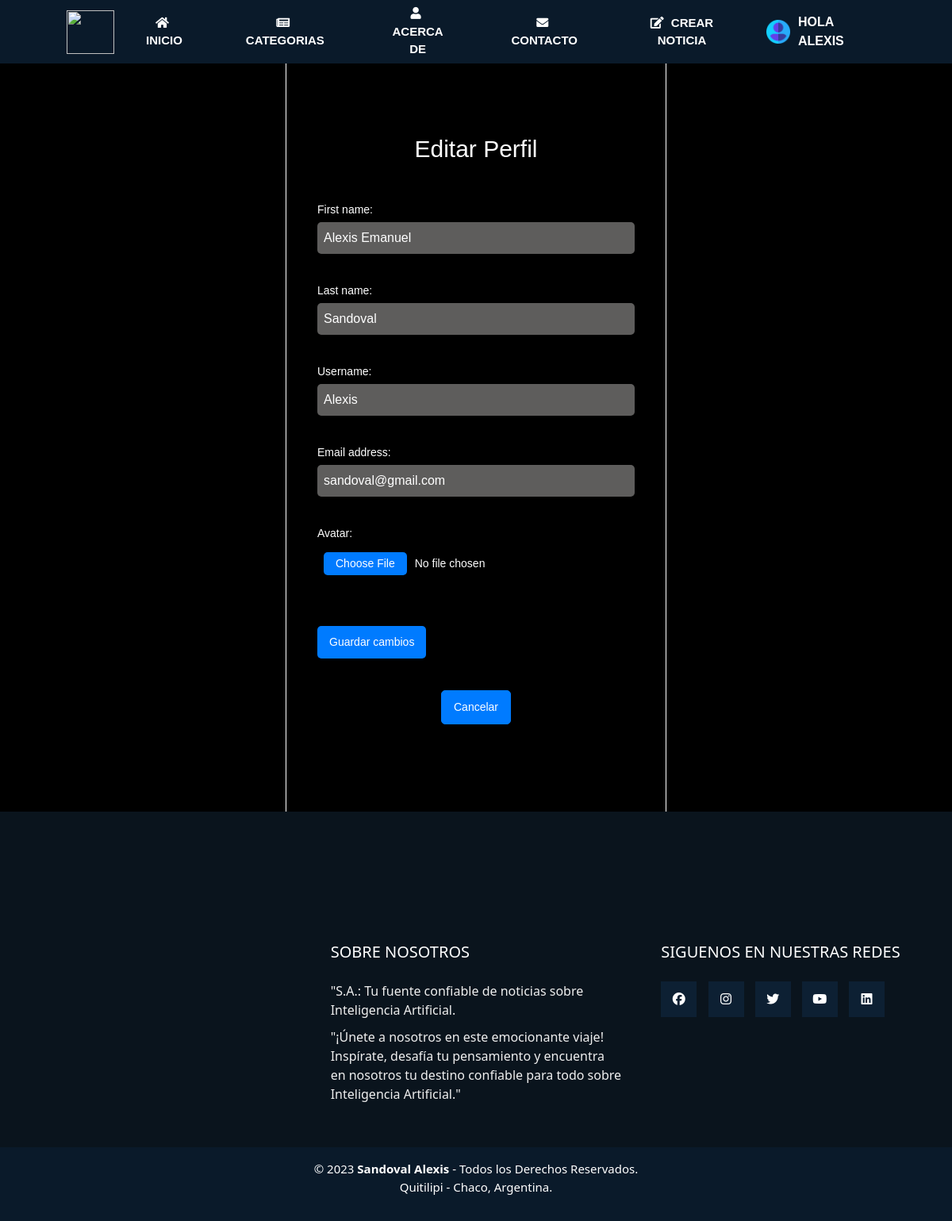
Page /Usuario/editar-perfil/ (signed in) on the committed database.
### apps/usuarios/models.py (models this page shows)
class Usuario(AbstractUser):
    avatar = models.ImageField(upload_to='avatars/', null=True, blank=True)

### apps/usuarios/views.py (the view)
# urls.py: path('editar-perfil/', views.editar_perfil, name='editar_perfil'),
@login_required
def editar_perfil(request):
    if request.method == 'POST':
        usuario_form = UsuarioForm(request.POST, instance=request.user)
        if usuario_form.is_valid():
            usuario = usuario_form.save(commit=False)
            usuario.save()
            messages.success(request, 'Tu perfil ha sido actualizado con éxito.')
            return redirect('home')
        else:
            messages.error(request, 'Por favor, corrige los errores a continuación.')
    else:
        usuario_form = UsuarioForm(instance=request.user)
    return render(request, 'usuarios/editar_perfil.html', {'usuario_form': usuario_form})

### apps/usuarios/forms.py
class UsuarioForm(forms.ModelForm):
    class Meta:
        model = Usuario
        fields = ['first_name', 'last_name', 'username', 'email', 'avatar']

### templates/usuarios/editar_perfil.html (shortened to what this page needs)
{% extends 'base.html' %}
{% block contenido %}
<div class="editar-perfil">
  <h2>Editar Perfil</h2>
  <form method="post" enctype="multipart/form-data" class="perfil-form">
    {{ usuario_form.as_p }}
    <button type="submit">Guardar cambios</button>
  </form>
  <a href="{% url 'usuarios:mi_cuenta' %}" class="cancelar">Cancelar</a>
</div>
{% endblock contenido %}

### templates/base.html (shortened to what this page needs)
{% load static %}
<!DOCTYPE html>
<html>
<head>
	<link rel="stylesheet" href="fontawesome/fontawesome-free-6.5.1-web/css/all.css">
	<link rel="stylesheet" href="https://cdnjs.cloudflare.com/ajax/libs/font-awesome/5.15.3/css/all.min.css"
 />
	<link rel="stylesheet" type="text/css" href="{% static 'main.css' %}">
	<link rel="stylesheet" href="https://cdn.jsdelivr.net/npm/bootstrap@5.3.2/dist/css/bootstrap.min.css">
</head>
<body>
	<header>
		<nav>
			<img href="{% url 'home' %}" src="{% static 'img/logo-sa.png' %}" width="60px" height="55px">
			<div class="menu">
				<ul class="list">
					<li><a href="{% url 'home' %}"><i class="fas fa-home" style="margin-right: 5px;"></i> Inicio</a></li>
					<li><a href="{% url 'noticias:listar' %}"><i class="fas fa-newspaper" style="margin-right: 5px;"></i> Categorias</a></li>
					<li><a href="{% url 'nosotros' %}"><i class="fas fa-user" style="margin-right: 5px;"></i> Acerca de</a></li>
					<li><a href="{% url 'contacto' %}"><i class="fas fa-envelope" style="margin-right: 5px;"></i> Contacto</a></li>
					{% if user.is_staff %}
                    	<li><a href="{% url 'noticias:crear_noticia' %}"><i class="fas fa-edit" style="margin-right: 5px;"></i> Crear Noticia</a></li>
                	{% endif %}
				</ul>
				<ul class="list1">
					<li class="user-dropdown">
						{% if user.is_authenticated %}
							<img src="{% static 'img/user.png' %}">
							<strong class="user" style="text-transform: uppercase;">Hola {{ user.username }}</strong>
						{% else %}
							<a href="{% url 'login' %}"><i class="fas fa-sign-in-alt" style="margin-right: 5px;"></i> INICIAR SESIÓN</a>
							<a href="{% url 'usuarios:registro' %}"><i class="fas fa-user-plus" style="margin-right: 5px;"></i> REGISTRARSE</a>
						{% endif %}
					</li>
				</ul>
			</div>
		</nav>
	</header>
	<div class="bloque">
	{% block contenido %}
	{% endblock contenido %}
	</div>
	<footer class="footer">
		<div class="cluster1">
			<div class="box">
				<figure>
				</figure>
			</div>
			<div class="box">
				<h2>SOBRE NOSOTROS</h2>
				<p>"S.A.: Tu fuente confiable de noticias sobre Inteligencia Artificial.</p>
				<p>
					"¡Únete a nosotros en este emocionante viaje! Inspírate, desafía tu
					pensamiento y encuentra en nosotros tu destino confiable para todo sobre Inteligencia Artificial."</p>
			</div>
			<div class="box">
				<h2>SIGUENOS EN NUESTRAS REDES</h2>
				<div class="red-social">
					<a href="#" class="fa fa-facebook"></a>
					<a href="#" class="fa fa-instagram"></a>
                    <a href="#" class="fa fa-twitter"></a>
                    <a href="#" class="fa fa-youtube"></a>
					<a href="#" class="fa fa-linkedin"></a>
				</div>
			</div>
		</div>
		<div class="cluster2">
			<small>&copy; 2023 <b>Sandoval Alexis</b> - Todos los Derechos Reservados.
			<p>Quitilipi - Chaco, Argentina.</p></small>
		</div>
	</footer>
</body>
</html>

### static/main.css (style rules this page uses)
* { margin: 0; padding: 0; box-sizing: border-box; }
body, html { height: 100%; overflow-x: hidden }
.bloque { padding: 0; padding-top: 80px; background-color: black; position: relative; }
nav { position: fixed; z-index: 10; left: 0; right: 0; top: 0; font-family: Arial, Helvetica, sans-serif; padding: 0 7%; height: 80px; background-color: #0a1a2a; display: flex; align-items: center; }
nav .menu { display: flex; width: 100%; justify-content: space-between; }
nav .list { list-style: none; margin: 0; padding: 0; display: flex; text-align: center; }
nav .list li { margin: 0 15px; display: flex; align-items: center; }
nav .list a { display: block; text-transform: uppercase; padding: 15px 25px; font-size: 15px; font-weight: bold; color: #ffffff; text-decoration: none; border-radius: 25px; }
nav .user { margin: 20px; color: white; }
nav .list1 { list-style: none; margin: 0; padding: 0; display: flex; justify-content: space-between; }
nav .list1 li { margin: 0 15px; display: flex; align-items: center; justify-content: space-between; }
nav .list1 img { width: 30px; height: 30px; margin-right: -10px; }
.user-dropdown { position: relative; }
.footer { width: 100%; background-color: #0a141d; }
footer .cluster1 { width: 100%; max-width: 1200px; margin: auto; display:grid; grid-template-columns: repeat(3, 1fr); grid-gap:50px; padding: 45px 0px; }
.footer .cluster1 .box figure { width: 100%; height: 100%; display: flex; align-items: center; }
.footer .cluster1 .box h2 { color: #fff; margin-bottom: 25px; font-size: 20px; margin-top: 120px; }
.footer .cluster1 .box p { color: #efefef; margin-bottom: 10px; }
.footer .cluster1 .red-social a { display: inline-block; text-decoration: none; width: 45px; height: 45px; line-height: 45px; color: #fff; margin-right: 10px; background-color: #0d2033; text-align: center; transition: all 300ms ease; }
.footer .cluster2 { background-color: #0a1a2a; padding: 15px 10px; text-align: center; color: #fff; }
.footer .cluster2 small { font-size: 15px; }
.editar-perfil { display: flex; flex-direction: column; align-items: center; justify-content: center; height: auto; font-family: Arial, Helvetica, sans-serif; padding-top: 90px; padding-bottom: 80px; position: relative; color: white; }
.editar-perfil h2 { font-size: 30px; }
.editar-perfil::before, .editar-perfil::after { content: ""; height: 100%; width: 1px; background-color: white; position: absolute; top: 0; }
.editar-perfil::before { left: 30%; }
.editar-perfil::after { right: 30%; }
.perfil-form { max-width: 400px; width: 100%; margin-top: 40px; padding-bottom: 20px; position: relative; }
.perfil-form label { display: block; margin-bottom: 5px; }
.perfil-form input, .perfil-form select, .perfil-form textarea { width: 100%; padding: 8px; margin-bottom: 20px; box-sizing: border-box; border: none; border-radius: 5px; }
.perfil-form input:not([type="file"]) { background-color: #5e5d5c; color: white; font-size: 16px; }
.perfil-form button { background-color: #007BFF; color: white; padding: 10px 15px; border: none; border-radius: 5px; cursor: pointer; font-size: 14px; }
.cancelar { margin-top: 10px; display: inline-block; padding: 10px 15px; text-decoration: none; color: white; background-color: #007BFF; border: 1px solid #007BFF; border-radius: 5px; margin: 0 auto; width: fit-content; margin-bottom: 30px; font-size: 14px; margin-top: 20px; }
.perfil-form p { max-width: 700px; overflow: hidden; white-space: nowrap; font-size: 14px; }

### rows in the picture
Usuario: username "ALEXIS", first_name "Alexis Emanuel", last_name "Sandoval", username "Alexis", email "sandoval@gmail.com"
